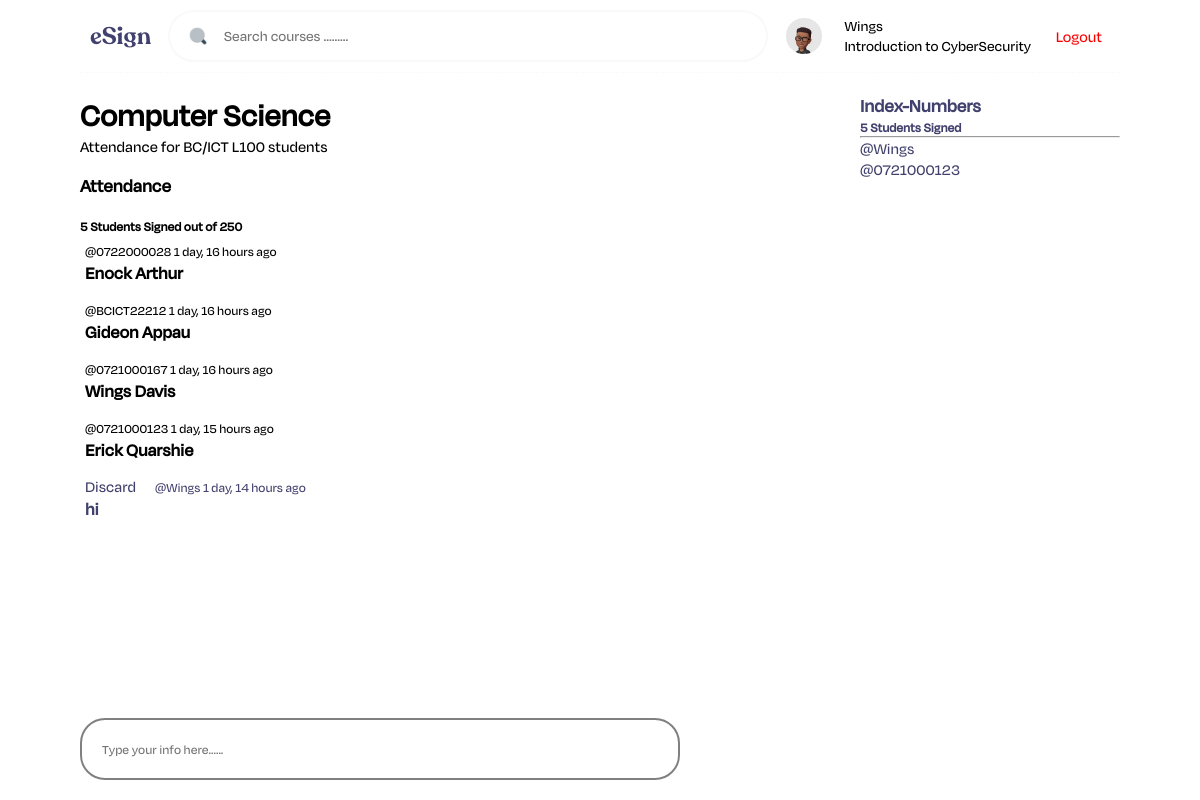
The page /project/7/ (signed in) on the database its author committed.
### app/models.py (models this page shows, shortened)
class Project(models.Model):
    admin = models.ForeignKey(User, on_delete=models.SET_NULL, null=True)
    name = models.CharField(max_length=200)
    task = models.ForeignKey(Task, on_delete=models.SET_NULL, null=True)
    description = models.TextField(null=True, blank=True)
    followers = models.ManyToManyField(User, related_name='followers', blank=True)
    updated = models.DateTimeField(auto_now=True)
    created = models.DateTimeField(auto_now_add=True)
    class meta:
        ordering = ['-created']

class Task(models.Model):
    name = models.CharField(max_length=200)

class Chat(models.Model):
    user = models.ForeignKey(User, on_delete=models.CASCADE)
    project = models.ForeignKey(Project, on_delete=models.CASCADE)
    body = models.TextField()
    updated = models.DateTimeField(auto_now=True)
    created = models.DateTimeField(auto_now_add=True)

### app/views.py (the view, shortened to what this page needs)
# urls.py: path('project/<str:pk>/', views.project, name = 'project'),
def project(request, pk):
    project = Project.objects.get(id = pk)
    chats = project.chat_set.all()
    followers = project.followers.all()
    student_count = chats.count()
    content = {'project' : project, 'chats' : chats, 'followers' : followers, 'student_count' : student_count}
    return render(request, 'docs/project.html', content)

### app/templates/docs/project.html (shortened to what this page needs)
{% extends 'index.html' %}
{% block content %}
<div class = 'project'>
    <div>
        <h1>{{project.name}}</h1>
        <p style="margin-bottom: 1em">{{project.description}}</p>
        <div class = 'comments'>
            <h3 style="margin-bottom: 1em">Attendance</h3>
            <h5>{{student_count}} Students Signed out of 250</h5>
            {% for chat in chats %}
                <div style="padding:5px; padding-bottom: 10px; border: 2px solid dashed #fafafa;">
                    {% if request.user == chat.user %}
                    <a href ="{% url 'clearchat' chat.id %}" style="margin-right: 16px;">Discard<a>
                    {% endif %}
                    <small>@{{chat.user}} {{chat.created|timesince}} ago</small>
                    <b><p style="font-size:18px;">{{chat.body}}</p></b>
                </div>
            {% endfor %}
        </div>
        {% if request.user.is_authenticated %}
        <div class = 'comment'>
            <form method = 'POST' action = ''>
            <input type = 'text' name = 'body' placeholder = 'Type your info here......' style="padding: 20px; width: 50%; border:2px solid grey; border-radius:25px; position: fixed; bottom: 20px;">
        </form>
        </div>
        {% endif %}
    </div>
    <div>
        <h3>Index-Numbers</h3> <h5>{{student_count}} Students Signed</h5>
        <hr>
        {% for cobuilder in followers %}
            <div>
                <p>@{{cobuilder.username}}</p>
            </div>
        {% endfor %}
{% endblock content %}

### design/neutral.html
<nav class="topnav">
    <a href="/" style="font-family: recoleta; font-size:24px">eSign</a>
    <form method="GET" action="{% url 'module' %}" class="search">
        <img src="/static/images/search_96px.png" alt="logo" class="logo">
        <input type="text" name='q' placeholder="Search courses .........">
    </form>
    <div class="details">
        <img src="/static/images/Ellipse.png" alt="" class="avatar">
        <span>
            <p class="title">{{request.user}}</p>
            <p class="subtitle">{{project.task.name}}</p>
        </span>
    </div>
    <div class="actions">
        {% if request.user.is_authenticated %}
        <a href="{% url 'credlogout' %}" class="logout">Logout</a>
        {% else %}
        <a href="{% url 'credlogin' %}" class="logout">Login</a>
        {% endif %}
    </div>
</nav>

### static/styles/style.css (style rules this page uses)
* { padding: 0; margin: 0; box-sizing: border-box; font-family: "Degular Display", system-ui, -apple-system, BlinkMacSystemFont, "Segoe UI", Roboto, Oxygen, Ubuntu, Cantarell, "Open Sans", "Helvetica Neue", sans-serif; transition: 200ms ease; }
html { scroll-behavior: smooth; }
body { padding: 0 80px; }
a { text-decoration: none; color: #41416e; }
.topnav { display: flex; align-items: center; justify-content: space-between; width: 100%; margin-bottom: 20px; position: sticky; top: 0px; background: #fff; z-index: 2; padding: 10px; transition: 200ms ease-in-out; border-bottom: 1.5px dashed #fafafa; }
.topnav .logo { height: 40px; margin-right: 8px; }
.topnav .search { display: flex; align-items: center; position: relative; }
.topnav .search img { height: 20px; width: 20px; position: absolute; left: 20px; }
.topnav .search input { width: 600px; height: 32px; padding: 24px 54px; border: 2px solid #f9f9f9; outline: none; border-radius: 30px; transition: 200ms ease; font-size: 15px; }
.topnav .details { display: flex; align-items: center; justify-content: center; gap: 20px; }
.topnav .details .avatar { height: 40px; width: 40px; }
.topnav .details p { font-size: 15px; }
.topnav .actions .logout { color: red; background: transparent; border: none; padding: 8px; text-decoration: none; }

### app/templates/docs/project.html (style rules this page uses)
.project { display : grid; grid-template-columns : 3fr 1fr; }

### rows shown on the page
Project: task.name "Introduction to CyberSecurity", name "Computer Science", description "Attendance for BC/ICT L100 students"
Chat: user "0722000028", created "1 day, 16 hours", body "Enock Arthur"
Chat: user "BCICT22212", created "1 day, 16 hours", body "Gideon Appau"
Chat: user "0721000167", created "1 day, 16 hours", body "Wings Davis"
Chat: user "0721000123", created "1 day, 15 hours", body "Erick Quarshie"
Chat: shows "Discard", user "Wings", created "1 day, 14 hours", body "hi"

### other values the page prints
{{ request.user }} "Wings"
{{ student_count }} "5"
{{ cobuilder.username }} "Wings"
{{ cobuilder.username }} "0721000123"
